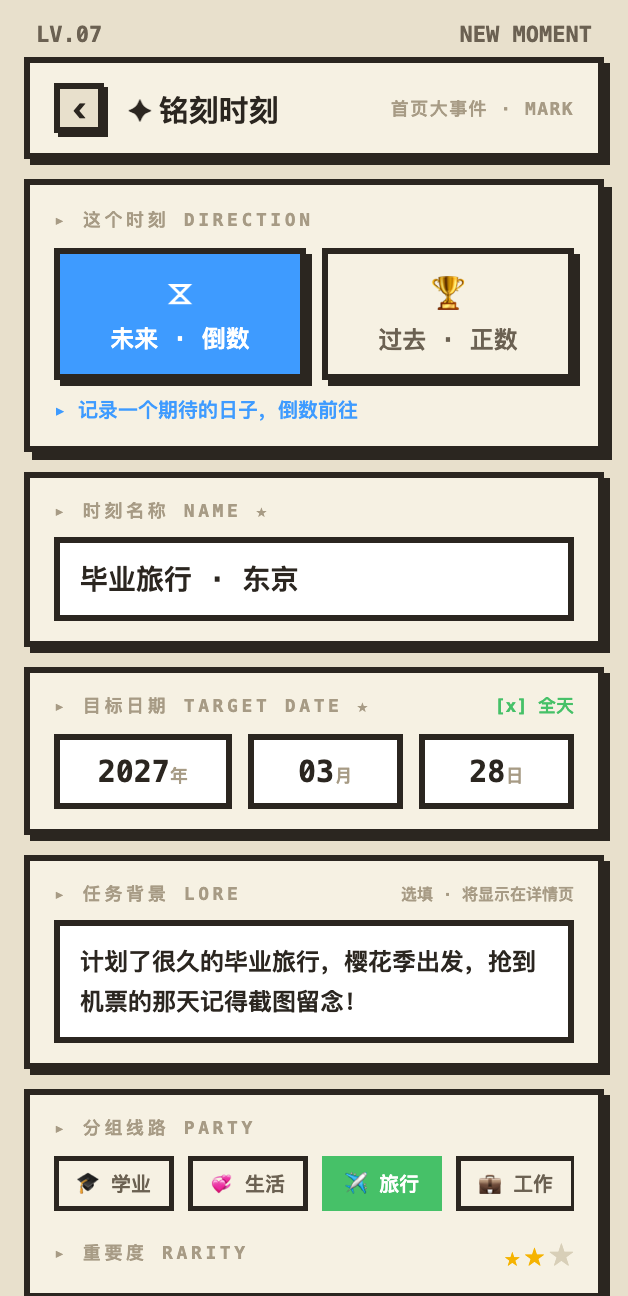
#> input picture docs/design/visual/screen-02-add/design-future.png, 628 x 1296 px; its folder holds only this picture in this run
$ python _geometry_audit.py
#> lines starting #> are read from the running program, lines starting #| are printed output that depends on the picture
#!/usr/bin/env python3
"""第 ②③ 屏几何偏差审计：设计稿 DOM 实测值 vs Android 实现截图像素测量。

设计侧：`design-geometry-*.json`（headless Chrome `getBoundingClientRect` + `getComputedStyle`，
单位 CSS px，与 Android 的 dp 1:1）。
实现侧：从 `current-implementation-*.png` 提取面板水平边框线的中心 y（设备像素 ÷2 = dp），
与设计侧对应的边框线配对比较。

产物：`geometry-audit-<mode>.json`

用法：
  /Users/cch/.workbuddy/binaries/python/envs/default/bin/python3 _geometry_audit.py future
"""
from __future__ import annotations
import json
import sys
from pathlib import Path

import numpy as np
from PIL import Image

HERE = Path(__file__).resolve().parent
INK = np.array([43, 38, 32])

# 设计侧水平边框线（由 design-geometry-*.json 的面板 y/h 推导；y 与 y+h 各一条）。
# 这些面板在 x=280..340 设备像素处被完整横穿，因此可用同一列带扫描配对。
PANEL_ORDER = [
    "pagetitle",        # .pagetitle 顶/底
    "direction",        # .px4 顶/底（含内部按钮行边框）
    "name",             # .px 顶 / 白框顶 / 白框底 / .px 底
    "target",           # .px 顶 / 三格顶 / 三格底 / .px 底
    "lore",             # .px 顶 / notebox 顶 / notebox 底 / .px 底
    "party",            # .px 顶 / party-rail 顶 / party-rail 底 / rarity 行 / .px 底
]


def hlines(png: Path, x0: int = 280, x1: int = 340) -> list[int]:
    """返回被横穿的深色水平线中心 y（设备像素）。"""
#> called with x0 = 280, x1 = 340
    im = np.asarray(Image.open(png).convert("RGB")).astype(int)
    sub = im[:, x0:x1]
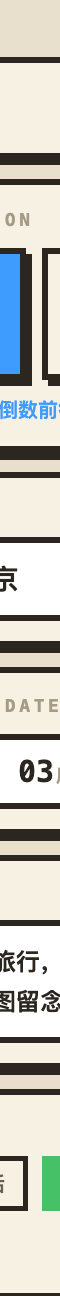
#> sub: shape (1296, 60, 3) int64; mean R, G, B 200.9, 201.8, 194.4
    hit = (np.abs(sub - INK).max(axis=2) <= 40).sum(axis=1) > (x1 - x0) * 0.8
    out, start = [], None
    for y, v in enumerate(hit):
        if v and start is None:
            start = y
        elif not v and start is not None:
            out.append((start + y - 1) // 2)
            start = None
#> this loop made 1296 passes
#> v on passes 1 to 12: False, False, False, False, False, False, False, False, False, False, False, False
#> after the loop, out = [59, 158, 181, 376, 452, 474, 539, 617, 646, 669, 736, 805, 834, 857, 922, 1039, 1068, 1091]; start = 1293
    if start is not None:
        out.append((start + len(hit) - 1) // 2)
    return out


def main(mode: str) -> None:
    design = hlines(HERE / f"design-{mode}.png")
#> design = [59, 158, 181, 376, 452, 474, 539, 617, 646, 669, 736, 805, 834, 857, 922, 1039, 1068, 1091, 1294]
    impl = hlines(HERE / f"current-implementation-{mode}.png")
    n = min(len(design), len(impl))
    pairs = [
        {
            "index": i,
            "design_px": design[i],
            "impl_px": impl[i],
            "offset_px": impl[i] - design[i],
            "offset_dp": round((impl[i] - design[i]) / 2, 1),
        }
        for i in range(n)
    ]
    offsets = [abs(p["offset_px"]) for p in pairs]
    report = {
        "mode": mode,
        "unit": "设备像素 @2x（÷2 = dp/CSS px）",
        "method": "同一 x 带 (280..340) 扫描被完整横穿的深色水平边框线，按出现顺序一一配对",
        "pair_count": n,
        "borders": pairs,
        "summary": {
            "max_abs_offset_px": max(offsets) if offsets else 0,
            "mean_abs_offset_px": round(float(np.mean(offsets)), 2) if offsets else 0,
            "within_2px_pct": round(100.0 * sum(o <= 2 for o in offsets) / len(offsets), 1) if offsets else 0,
            "within_4px_pct": round(100.0 * sum(o <= 4 for o in offsets) / len(offsets), 1) if offsets else 0,
        },
    }
    (HERE / f"geometry-audit-{mode}.json").write_text(
        json.dumps(report, ensure_ascii=False, indent=2), encoding="utf-8")
    print(json.dumps(report["summary"], ensure_ascii=False))
    print("offsets_px:", [p["offset_px"] for p in pairs])


if __name__ == "__main__":
#> (the run stopped early here; a loop or call above may not have finished)
